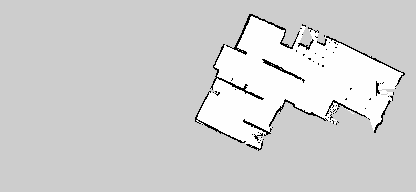
#> input picture ra-barrier/test_resources/maps/apartment.pgm, 416 x 192 px
$ python performance_report.py
#> lines starting #> are read from the running program, lines starting #| are printed output that depends on the picture; after the words box and inside, x2 and y2 are one past the last pixel; in counts of white or black regions, pixels touching at a corner belong together
### ra-barrier/src/map_processing/map_loading.py
from PIL import Image
import numpy as np

class MapLoader():
    def __init__(self,database_config) -> None:
        super().__init__()
        self.database_config = database_config

    def load_image(self):
        pass


class FilePathMapLoader():
    def __init__(self, filepath) -> None:
        super().__init__()
        self.filepath = filepath

    def load_image(self):
        return Image.open(self.filepath).convert('L')
#> returned value is the input picture: PIL image 416x192 L; min 0, max 254, mean 209.2

    def load_image_rgb(self):
        return Image.open(self.filepath)

### ra-barrier/src/map_processing/map_processing.py

import matplotlib.pyplot as plt
import numpy as np
import os
from PIL import Image, ImageFilter


class MapProcessing():

    def __init__(self, black_pixel_threshold = 250) -> None:
        super().__init__()
        # self.black_pixel_threshold = int(os.environ.get('black-pixel-threshold'))
        print("TODO: poprawć, dodc wyątki")
        self.black_pixel_threshold = 250

    def extract_contours(self, map_image):
        arr = np.array(map_image)
        image = Image.fromarray(arr)
        image = image.filter(ImageFilter.CONTOUR)
        image = image.filter(ImageFilter.EDGE_ENHANCE_MORE)
        #TODO -> verify box blur value
        image = image.filter(ImageFilter.BoxBlur(0.3))
        arr = np.array(image)

        #Remove any blur to black values
        black_pixel_threshold = 250
        arr[arr < black_pixel_threshold] = 0
        arr[arr >= black_pixel_threshold] = 255

        #Countour side effect
        arr2 = np.ones_like(arr)*255
        arr2[2:-2,2:-2] = arr[2:-2,2:-2]
        image = Image.fromarray(arr2)

        return image

    def show_image(self,image, cmap='gray'):
        plt.imshow(image, cmap=cmap)
        plt.show()

### ra-barrier/src/barrier_generator/smart_brute_force/smart_brute_force.py
from cmath import inf
from collections import deque

import matplotlib.pyplot as plt
import numpy as np
from scipy import signal
from shapely.geometry import Polygon, LineString, MultiPolygon
from shapely.ops import split
from skimage import measure


def flatten_list(list_of_lists):
    return [y for x in list_of_lists for y in x]

# [4 lines left out: function show_polygon, not called in this run]

class SmartBruteForce:
    NOT_CHECKED = 255
    PASSABLE = 128
    BLOCKED = 64
    BOUNDARY = 0

    def __init__(self, robot_config) -> None:
        super().__init__()
        self.robot_config = robot_config

    def generate_polygon_regions(self, image, plot=False):
        before_thicken_image = np.copy(image)
        after_thicken_image = self.thicken_boundaries(image)

        if plot:
            plt.imshow(before_thicken_image, cmap='gray')
            plt.title("Before thicken boundaries")
            plt.show()

            plt.imshow(after_thicken_image, cmap='gray')
            plt.title("After thicken")
            plt.show()

        boundary_region = self.create_boundary_region(after_thicken_image, before_thicken_image)
        passable_region, impassable_regions = self.generate_regions(after_thicken_image, plot=plot)

        if plot:
            boundary_region.show_area()

        impassable_regions_polygonized = [region.polygonize() for region in impassable_regions]
        impassable_regions_polygonized.append(boundary_region.polygonize_empty_inside())


        return passable_region.polygonize(), flatten_list(impassable_regions_polygonized)

    def create_boundary_region(self, after_thicken_image, before_thicken_image):
        return Region(  np.array((255-after_thicken_image)/255 * SmartBruteForce.PASSABLE, dtype=int))

    def thicken_boundaries(self, image):
        img = np.array(image)
        line_threshold = self.robot_config.get_diameter()
        WHITE_PIXEL = 255
        out_img = WHITE_PIXEL - img
        array = self.create_circle_array(line_threshold // 2, line_threshold // 2, line_threshold + 1,
                                         line_threshold // 2)
        out_img = signal.convolve2d(out_img, array, mode='same')
        out_img = (1 - np.array(out_img > 0, dtype=int)) * WHITE_PIXEL
        return out_img

    def generate_regions(self, map_image, plot=False):
        blocked_regions = []
        map = np.copy(map_image)

        passable_region_map = self.generate_region(map, self.robot_config.get_starting_position())
        map = self.merge_region_to_map(map, passable_region_map)
        passable_region = Region(passable_region_map)

        try:
            while True:
                next_region_starting_position = self.find_next_region_position(map)
                region_map = self.generate_region(map, next_region_starting_position)
                map = self.merge_region_to_map(map, region_map)
                region = Region(region_map)

                if not region.is_passable_area_at_boundary():
                    blocked_regions.append(region)

        except ValueError:

            if plot:
                plt.title("Passable region")
                passable_region.show_boundary()
                plt.title("Passable region")
                passable_region.show_area()

                plt.title("Passable region after pologinization")
                passable_region.show_polygonized()

                for i, region in enumerate(blocked_regions):
                    plt.title("Impassable region " + str(i))
                    region.show_boundary()

                    plt.title("Impassable region area" + str(i))
                    region.show_area()

                    plt.title("After pologinization")
                    region.show_polygonized()

            return passable_region, blocked_regions

    def merge_region_to_map(self, map, region):
        return map * np.array(region != SmartBruteForce.PASSABLE, dtype=int)

    def find_next_region_position(self, map_image):
        next_region_starting_position = np.argwhere(map_image == SmartBruteForce.NOT_CHECKED)
        try:
            return next_region_starting_position[0]
        except Exception:
            raise ValueError("No more UNCHECKED regions found!!")

    def generate_region(self, map_image, region_starting_position):
        positions_to_be_checked = deque([region_starting_position])
        position_map = np.ones_like(np.array(map_image)) * SmartBruteForce.NOT_CHECKED

        MAP_HEIGHT, MAP_WIDTH = map_image.shape

        while len(positions_to_be_checked) > 0:
            current_x, current_y = positions_to_be_checked.popleft()

            if map_image[current_x, current_y] != SmartBruteForce.BOUNDARY:
                position_map[current_x, current_y] = SmartBruteForce.PASSABLE

                if current_x - 1 >= 0:
                    pos = (current_x - 1, current_y)
                    self.add_position(position_map, pos, positions_to_be_checked)
                if current_x + 1 < MAP_HEIGHT:
                    pos = (current_x + 1, current_y)
                    self.add_position(position_map, pos, positions_to_be_checked)
                if current_y - 1 >= 0:
                    pos = (current_x, current_y - 1)
                    self.add_position(position_map, pos, positions_to_be_checked)
                if current_y + 1 < MAP_WIDTH:
                    pos = (current_x, current_y + 1)
                    self.add_position(position_map, pos, positions_to_be_checked)
            else:
                position_map[current_x, current_y] = SmartBruteForce.BLOCKED

        return position_map

    def add_position(self, position_map, pos, positions_to_be_checked):
        if position_map[pos[0], pos[1]] == SmartBruteForce.NOT_CHECKED and pos not in positions_to_be_checked:
            positions_to_be_checked.append(pos)

    def create_circle_array(self, center_x, center_y, square_side, radius, value=1):
        y, x = np.ogrid[-center_x:square_side - center_x, -center_y:square_side - center_y]
        mask = x * x + y * y <= radius * radius
        array = np.zeros((square_side, square_side))
        array[mask] = value
        return array


class Region():
    def __init__(self, region_map) -> None:
        super().__init__()
        self.region_map = region_map
        # self.region_map = self.block_boundary(region_map)

    def get_boundary(self):
        return (1 - np.array(self.region_map == SmartBruteForce.BLOCKED, dtype=int) * 255)

    def get_area(self):
        return (1 - np.array(self.region_map == SmartBruteForce.PASSABLE, dtype=int) * 255)

    def show_area(self):
        plt.imshow(self.get_area(), cmap='gray')
        plt.show()

    def show_boundary(self):
        plt.imshow(self.get_boundary(), cmap='gray')
        plt.show()

    def polygonize_empty_inside(self):
        self.check_passable_area_does_not_touch_boundary()

        polygons = self.extract_polygons_geometries_from_img(self.get_area())
        if self.are_polygon_geometries_with_innerings(polygons):
            outer_polygon = self.find_outer_polygon(polygons)
            inner_polygons = polygons.copy()
            inner_polygons.remove(outer_polygon)
            polygon_with_innerings = PolygonWithInnerings(outer_polygon, inner_polygons)

            polygons = []
            self.split_till_no_innerings_left(polygon_with_innerings, polygons)

        return polygons

    def polygonize(self):
        self.check_passable_area_does_not_touch_boundary()
        return self.extract_polygons_geometries_from_img(self.get_area())


    def split_till_no_innerings_left(self, polygon_with_innerings, final_polygons):
        if len(polygon_with_innerings.innering_polygons) == 0:
            final_polygons.append(polygon_with_innerings.outer_polygon)
        else:
            splitting_line = polygon_with_innerings.get_vertical_split_line_for_first_innering()
            polygons_with_innerings_after_split = polygon_with_innerings.split_by_line(splitting_line)

            for polygon in polygons_with_innerings_after_split:
                self.split_till_no_innerings_left(polygon, final_polygons)

    def are_polygon_geometries_with_innerings(self, polygons):
        return len(polygons) > 1

    def find_outer_polygon(self, polygons):
        for polygon1 in polygons:
            for polygon2 in polygons:
                if polygon1.contains(polygon2):
                    return polygon1
                if polygon2.contains(polygon1):
                    return polygon2
        raise Exception("Outer polygon not found")

    # [6 lines left out: function show_polygonized, not called in this run]

    def extract_polygons_geometries_from_img(self, img, coutours_level=0.0001, poly_simplification_level=1.0):
        # add padding booundary for areas that touch boundaries of image
        # padded_area = np.pad(img, [(1, ), (1, )], mode='constant')
        padded_area = img
        countours = measure.find_contours(padded_area, coutours_level)
        return [Polygon(c).simplify(poly_simplification_level) for c in countours]

    def check_passable_area_does_not_touch_boundary(self):
        if self.is_passable_area_at_boundary():
            raise Exception("Region at boundary is not supported!! It may be because of wrong map or position of robot")

    def is_passable_area_at_boundary(self):
        first_row = self.region_map[0, :]
        last_row = self.region_map[-1, :]
        first_colmun = self.region_map[:, 0]
        last_column = self.region_map[:, -1]

        for vector in [first_row, last_row, first_colmun, last_column]:
            if np.any(vector == SmartBruteForce.PASSABLE):
                return True
        return False


class PolygonWithInnerings():
    def __init__(self, outer_polygon, innering_polygons) -> None:
        super().__init__()
        self.outer_polygon = outer_polygon
        self.innering_polygons = innering_polygons

    def split_by_line(self, line):
        outer_polygon_collection = split(self.outer_polygon, line)
        outer_polygon_parts = [outer_polygon_collection[i] for i in range(len(outer_polygon_collection))]
        index_polygon_innerings = {}

        for i in range(len(outer_polygon_parts)):
            index_polygon_innerings[i] = []

        for inner_polygon in self.innering_polygons:
            if len(split(inner_polygon, line)) >= 2:
                for i,outer_polygon_part in enumerate(outer_polygon_parts):
                    #TODO -> fix multipolygon hack
                    diff = outer_polygon_part.difference(inner_polygon)
                    if isinstance(diff, MultiPolygon):
                        outer_polygon_parts[i] = diff[0]
                    else:
                        outer_polygon_parts[i] = diff
            else:
                for i, outer_polygon_part in enumerate(outer_polygon_parts):
                    if outer_polygon_part.contains(inner_polygon):
                        index_polygon_innerings[i].append(inner_polygon)

        return [PolygonWithInnerings(outer_polygon_parts[i], index_polygon_innerings[i]) for i in
                range(len(outer_polygon_parts))]

    def get_vertical_split_line_for_first_innering(self):
        return self.get_horizontal_line_going_through_center_of_mass(self.outer_polygon)

    def get_horizontal_line_going_through_center_of_mass(self, polygon):
        center_x, center_y = polygon.centroid.coords.xy
        min_y = -inf
        max_y = inf
        for x, y in polygon.exterior.coords:
            if y > min_y:
                min_y = y
            if y < max_y:
                max_y = y

        return LineString([(center_x[0], min_y), (center_x[0], max_y)])

### ra-barrier/src/api/barrier_generation_controller.py
from src.barrier_generator.smart_brute_force.smart_brute_force import SmartBruteForce
from src.barrier_generator.vectorized_analysis_algorithm.robot_config import RobotConfig
from src.map_processing.map_processing import MapProcessing


class BarrierGenerationFacade():

    def generate_barriers(self, map_image, robot_diameter, robot_starting_position, plot=False):
        print("Start generate, param: robot_diameter=", robot_diameter, "robot_starting_position=" , robot_starting_position)
        robot_config = RobotConfig(robot_diameter,robot_starting_position)
        algorithm = SmartBruteForce(robot_config)
        map_processing = MapProcessing()

        map_image = map_processing.extract_contours(map_image)
#> in extract_contours, `arr[arr < black_pixel_threshold] = 0`:
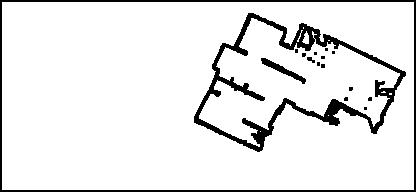
#> arr: shape (192, 416); min 0, max 255, mean 232.5
#> in extract_contours, `arr[arr >= black_pixel_threshold] = 255`: arr: shape (192, 416); 91.2% white; 16 black regions (12 under 20 px), largest, box (x1, y1, x2, y2) and area: (194, 13, 406, 152) 4180, (0, 0, 416, 192) 2416, (261, 58, 306, 84) 272, (307, 57, 315, 63) 28
#> in extract_contours, `arr2[2:-2,2:-2] = arr[2:-2,2:-2]`:
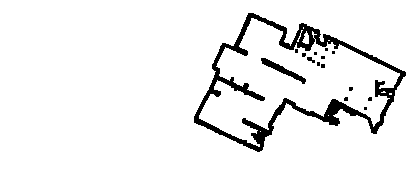
#> arr2: shape (192, 416); 94.2% white; 15 black regions (12 under 20 px), largest, box (x1, y1, x2, y2) and area: (194, 13, 406, 152) 4180, (261, 58, 306, 84) 272, (307, 57, 315, 63) 28
        #Returning only impassable regions
        print("GENERATOR DONE!")
        return algorithm.generate_polygon_regions(map_image,plot=plot)[1]
#> in thicken_boundaries, `out_img = (1 - np.array(out_img > 0, dtype=int)) * WHITE_PIXEL`: out_img: shape (192, 416) int64; 83.1% white; 2 black regions, box (x1, y1, x2, y2) and area: (189, 8, 411, 157) 12662, (256, 53, 311, 89) 872
#> after the loop in generate_region, `while len(positions_to_be_checked) > 0:`:
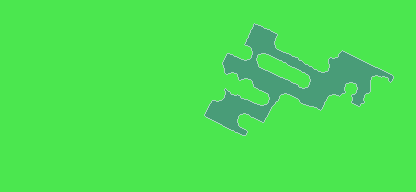
#> position_map: shape (192, 416) int64; 3 distinct labels, from 64 to 255; one colour per label, 0 black
#> in merge_region_to_map, `return map * np.array(region != SmartBruteForce.PASSABLE, dtype=int)`:
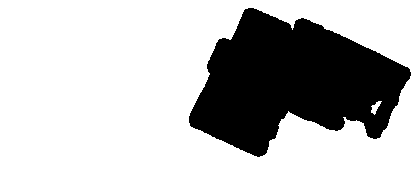
#> returned value: shape (192, 416) int64; 75.3% white; 1 black region, box (x1, y1, x2, y2) and area: (189, 8, 411, 157) 19756
#> the loop in generate_regions, `while True:` made 3 passes
#> pass 1, in generate_regions, `region_map = self.generate_region(map, next_region_starting_position)`:
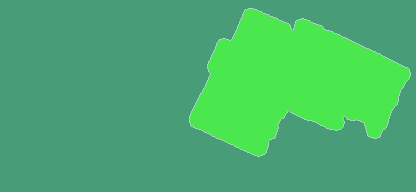
#> region_map: shape (192, 416) int64; 3 distinct labels, from 64 to 255; one colour per label, 0 black
#> pass 1, in generate_regions, `map = self.merge_region_to_map(map, region_map)`:
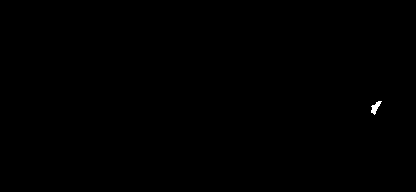
#> map: shape (192, 416) int64; 0.09% white; 1 white region, box (x1, y1, x2, y2) and area: (371, 101, 382, 115) 72
#> pass 2, in generate_regions, `region_map = self.generate_region(map, next_region_starting_position)`:
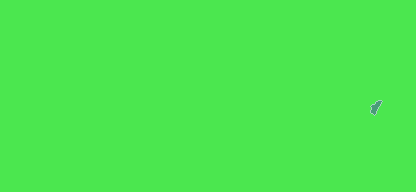
#> region_map: shape (192, 416) int64; 3 distinct labels, from 64 to 255; one colour per label, 0 black
#> after the loop in generate_regions, `while True:`: blocked_regions = 1 item
#> in extract_polygons_geometries_from_img, `countours = measure.find_contours(padded_area, coutours_level)`: countours = 1 point arrays, longest 53 points
#> in generate_polygon_regions, `impassable_regions_polygonized = [region.polygonize() for region in im..`: impassable_regions_polygonized = 1 item
#> in polygonize_empty_inside, `polygons = self.extract_polygons_geometries_from_img(self.get_area())`: polygons = 4 items
#> the loop in find_outer_polygon, `for polygon1 in polygons:` made 1 pass
#> in __init__, `self.innering_polygons = innering_polygons`: self.innering_polygons = 3 items

### ra-barrier/src/barrier_generator/vectorized_analysis_algorithm/robot_config.py
class RobotConfig():

    def __init__(self, diameter, starting_position) -> None:
        super().__init__()
        self.diameter = diameter
        self.starting_position = starting_position

    def get_diameter(self):
        return self.diameter

    def get_starting_position(self):
        return self.starting_position

### ra-barrier/tests/resource_loader.py
import os

from src.project_management.filepath_management import FilepathManagement

class ResourceLoader:
    def get_test_map_filepath(self,filename):
        return FilepathManagement.get_test_resources_directory_path().joinpath('maps').joinpath(filename)

    def get_resource_by_filepath(self,filepath):
        return FilepathManagement.get_test_resources_directory_path().joinpath(filepath)

### ra-barrier/src/project_management/filepath_management.py
from pathlib import Path

class FilepathManagement():
    @staticmethod
    def get_root_directory_path():
        return Path(__file__).parent.parent.parent

    @staticmethod
    def get_test_directory_path():
        return FilepathManagement.get_root_directory_path().joinpath('test')

    @staticmethod
    def get_test_resources_directory_path():
        return FilepathManagement.get_root_directory_path().joinpath('test_resources')


# [4 lines that do not run on import are left out]

### ra-barrier/tests/reports/performance_report.py
from src.api.barrier_generation_controller import BarrierGenerationFacade
from src.map_processing.map_loading import FilePathMapLoader
from src.visualization.polygons_visualization import show_polygons
from tests.resource_loader import ResourceLoader
import matplotlib.pyplot as plt
configs = [
    ('apartment.pgm',10, (75,250)),
    # ('factory_map.pgm',10,(500,500) ),
    ('demoGeniale.pgm', 10, (350,350) ),
    ('hefei_arenaA.pgm', 10, (330,330) ),
    ('hefei_version1.pgm',10, (350,320) )]
    # ('map042013.pgm', ),
    # ('masterpiece.pgm', ),
    # ('wm2013.pgm', )]

resource_loader = ResourceLoader()
barrier_generator = BarrierGenerationFacade()


for config in configs:
    map_name, robot_diameter, robot_starting_position = config
    map_filepath = resource_loader.get_test_map_filepath(map_name)
    map_image = FilePathMapLoader(map_filepath).load_image()

#> (the run stopped early here; a loop or call above may not have finished)
